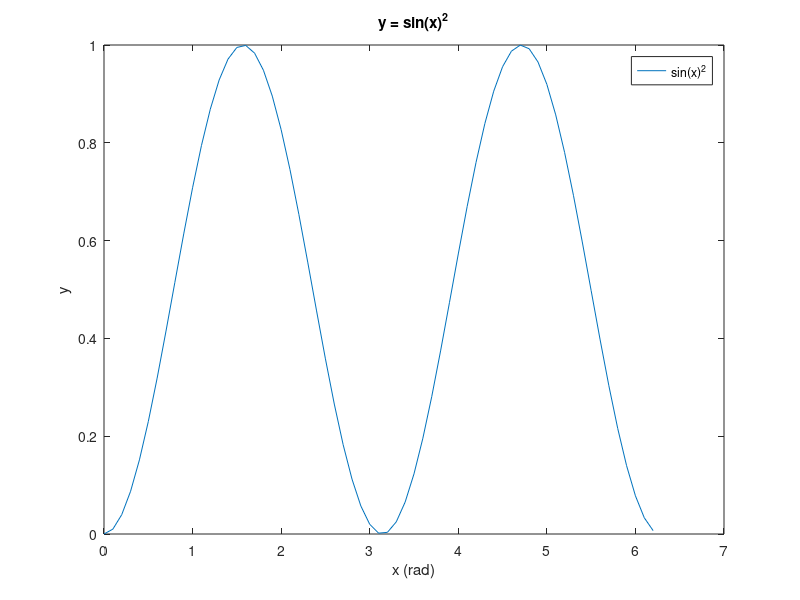
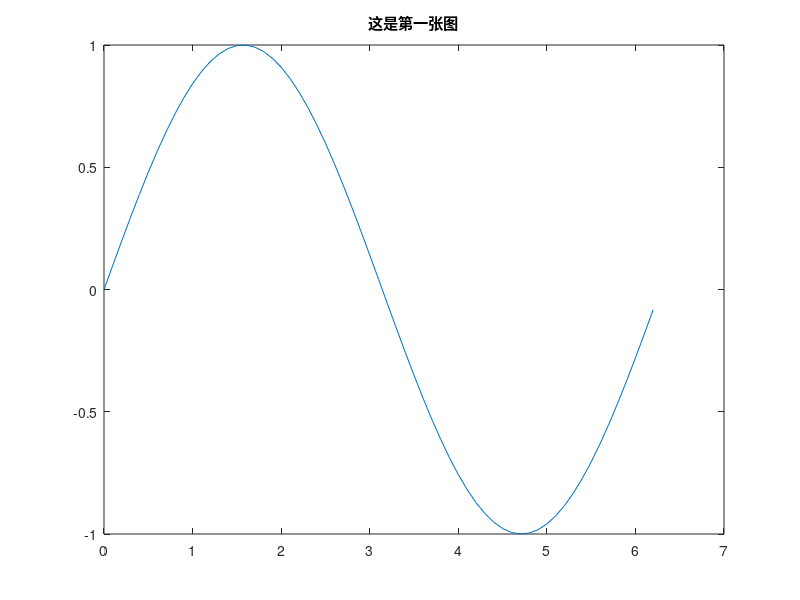
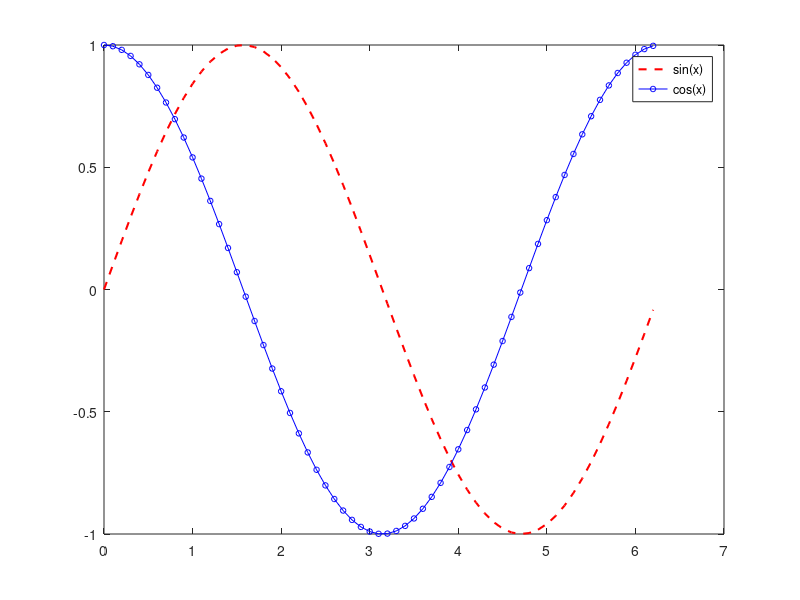

Here is the MATLAB script that generated these plots, in order:
%% 1. plot(y)
clc;clear;close all; % close用来关闭之前生成的绘图窗口
y = [2, 4, 3, 5, 6, 4];
plot(y);               % 本质上是默认 x = 1:length(y)

%% 2. plot(x,y)
clc;clear;close all;
x = 0:0.1:2*pi;      % 自变量
y = sin(x);          % 因变量
plot(x, y);          % 绘制 y = sin(x)

%% 3. 添加标注
clc;clear;close all;
x = 0:0.1:2*pi;
y = sin(x).^2;
plot(x, y)
title("y = sin(x)^2")    % 标题
xlabel("x (rad)")      % x轴标签
ylabel("y")            % y轴标签
legend("sin(x)^2")       % 图例（说明线条含义）

%% 4. figure
clc;clear;close all;
x = 0:0.1:2*pi;

figure;          % 新建一个绘图窗口
plot(x, sin(x))
title("这是第一张图")

figure;          % 再打开一个新窗口
plot(x, cos(x))
title("这是第二张图")


%% 5. 多条曲线
clc;clear;close all;
x = 0:0.1:2*pi;

hold on          % 开始叠加
plot(x, sin(x))
plot(x, cos(x))
hold off         % 结束叠加

legend("sin(x)", "cos(x)")

%% 6. 控制线条样式与颜色
clc;clear;close all;
x = 0:0.1:2*pi;

plot(x, sin(x), 'r--', 'LineWidth', 1.5)   % 红色、虚线、加粗
hold on
plot(x, cos(x), 'b-o', 'MarkerSize', 4)    % 蓝色、圆点标记
hold off

legend("sin(x)", "cos(x)")